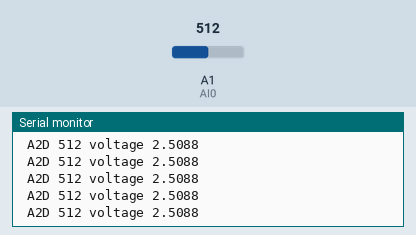
A sketch run on a simulated Arduino Uno, built with avr-gcc and run on an emulated ATmega328P. Shown: the last lines printed to the serial monitor. Inputs (shaded band) come from the test bench; at power-on: A1 (AI0) = 512.

Above: at 1.2 s.
1.3 s: A1 (AI0) set to 988
At 2.03 s:
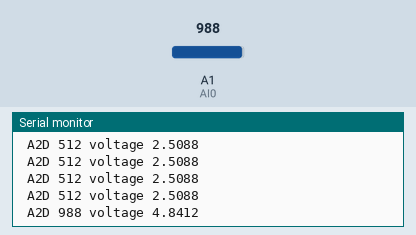
4.3 s: A1 (AI0) set to 1018
At 4.33 s:
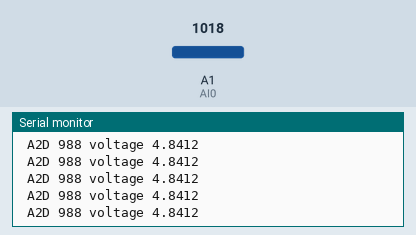
Timing chart, 0 to 7.3 s (numbered marks = the images above; inputs shaded):
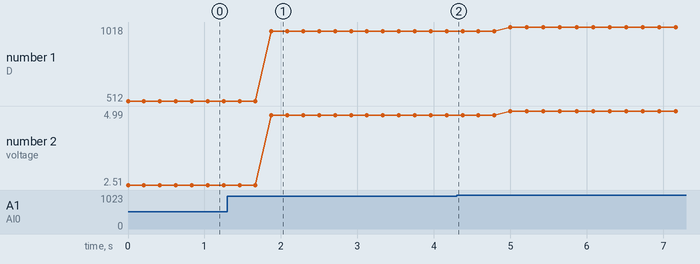

The sketch:

DAQ_voltmeter.ino
```cpp
/////////////////////////////////////////////////////////
// very simple voltmeter
// will measure 0 to 5V only!
// Voltages outside 0 to 5V will destroy your Arduino!!!
// Don't wire this backwards!
/////////////////////////////////////////////////////////
// define a variable that tells which analog pin we will
//   use
int AI0 = 1;    //AI0 stands for analog input zero
// define a variable that holds our Delta_v_min
float delta_v_min=0.0049;   // volts per A2D unit
// define a variable for our A2D version of our signal
int ADC_value = 0;
// define a variable for our voltage version of our signal
float voltage = 0.0;

/////////////////////////////////////////////////////////
void setup() {
  // put your setup code here, to run once when your
  // Arduino starts up:
  //
  // Initiate Serial Communication, so we can see the
  // voltage on our computer
  Serial.begin(1200);    //9600 baud rate
}

/////////////////////////////////////////////////////////
void loop() {
  // Read in the voltage in A2D units form the serial port
  //   remember that AI0 is the pin number to read from
  ADC_value = analogRead(AI0);
  // Let's print out our A2D version of our signal
  Serial.print(" A2D ");
  Serial.print(ADC_value);
  // Now convert to voltage units using delta_v_min
  voltage = ADC_value * delta_v_min;
  // And print out our voltage version of our signal
  Serial.print(" voltage ");
  // Print the voltage with 4 significant figures)
  Serial.println(voltage, 4);
}
/////////////////////////////////////////////////////////
/////////////////////////////////////////////////////////
```

Measured:
- after the input at 1.3 s, the serial monitor: prints a new line after 0.58 s (image 1)
- plotted number 1: 512 → 988 after the input at 1.3 s, 988 → 1018 after the input at 4.3 s
- plotted number 2: 2.51 → 4.84 after the input at 1.3 s, 4.84 → 4.99 after the input at 4.3 s
